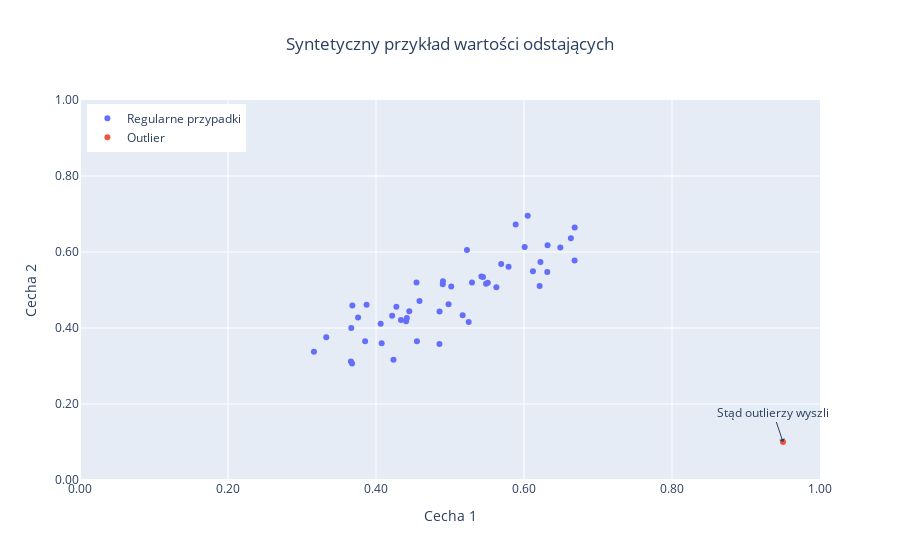

Notebook code for this chart:
### Markdown cell above
Tworzymy wykres z wygenerowanymi danymi

### Code cell
fig = go.Figure(data=[go.Scatter(x=x_data, y=y_data, mode='markers', name='Regularne przypadki'),
                      go.Scatter(
    x=outlier_x, y=outlier_y, mode='markers', name='Outlier')],
    layout=go.Layout(xaxis={'range': [0, 1], 'title': 'Cecha 1', 'tickformat': ',.2f'},
                     yaxis={
        'range': [0, 1], 'title': 'Cecha 2', 'tickformat': ',.2f'},
    title={
        'text': 'Syntetyczny przykład wartości odstających', 'x': 0.5},
    legend={'yanchor': 'top',
            'y': 0.99,
            'xanchor': 'left',
            'x': 0.01
            })) # tworzymy wykres punktowy wygenerowanych punktów
fig.add_annotation(x=.95, y=.1,
                   text='Stąd outlierzy wyszli',
                   showarrow=True,
                   arrowhead=1) # dodajemy adnotacje
fig.show() # wyświetlamy wykres

### Figure 1 — Plotly figure (JSON) as saved in the notebook; plotly's stock layout.template omitted (floating-point values rounded to 4 significant figures)
{"data": [{"mode": "markers", "name": "Regularne przypadki", "type": "scatter", "x": [0.445, 0.5888, 0.6211, 0.6121, 0.3873, 0.3666, 0.3853, 0.605, 0.4859, 0.3681, 0.4858, 0.5627, 0.4063, 0.6633, 0.6009, 0.5229, 0.4981, 0.4902, 0.5692, 0.5425, 0.3661, 0.4407, 0.4236, 0.4905, 0.4275, 0.3758, 0.4076, 0.5446, 0.4218, 0.6491, 0.6314, 0.4337, 0.5017, 0.3162, 0.6684, 0.5511, 0.5791, 0.3328, 0.4548, 0.5297, 0.6685, 0.5487, 0.4588, 0.4417, 0.4553, 0.5171, 0.5252, 0.3677, 0.6318, 0.6222], "y": [0.4442, 0.6723, 0.5108, 0.5491, 0.4613, 0.3997, 0.3652, 0.6955, 0.4434, 0.4591, 0.3576, 0.507, 0.4112, 0.6363, 0.6131, 0.6055, 0.4622, 0.5151, 0.5681, 0.5354, 0.3115, 0.4181, 0.3165, 0.5231, 0.4561, 0.4279, 0.3597, 0.5342, 0.4325, 0.6121, 0.5472, 0.421, 0.5091, 0.3378, 0.5778, 0.519, 0.5614, 0.3754, 0.52, 0.5195, 0.6646, 0.5166, 0.4709, 0.4261, 0.3651, 0.4338, 0.4155, 0.3066, 0.6179, 0.5736]}, {"mode": "markers", "name": "Outlier", "type": "scatter", "x": [0.95], "y": [0.1]}], "layout": {"annotations": [{"arrowhead": 1, "showarrow": true, "text": "Stąd outlierzy wyszli", "x": 0.95, "y": 0.1}], "autosize": true, "legend": {"x": 0.01, "xanchor": "left", "y": 0.99, "yanchor": "top"}, "title": {"text": "Syntetyczny przykład wartości odstających", "x": 0.5}, "xaxis": {"range": [0, 1], "tickformat": ",.2f", "title": {"text": "Cecha 1"}, "type": "linear"}, "yaxis": {"range": [0, 1], "tickformat": ",.2f", "title": {"text": "Cecha 2"}, "type": "linear"}}}
